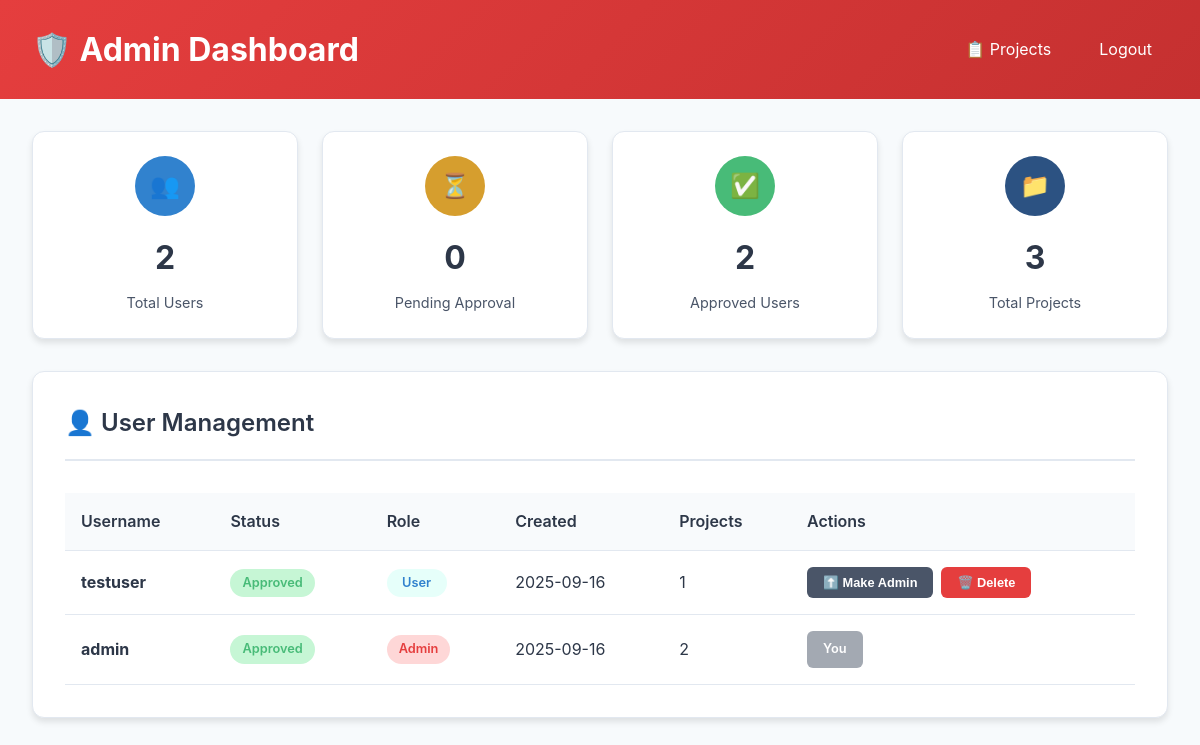
The page /admin (signed in) on the database its author committed.
### app.py (models this page shows)
class User(db.Model, UserMixin):
    id = db.Column(db.Integer, primary_key=True)
    username = db.Column(db.String(80), unique=True, nullable=False)
    password = db.Column(db.String(120), nullable=False)
    is_approved = db.Column(db.Boolean, nullable=False, default=False)
    is_admin = db.Column(db.Boolean, nullable=False, default=False)
    created_at = db.Column(db.DateTime, nullable=False, default=db.func.current_timestamp())
    projects = db.relationship('Project', backref='owner', lazy=True)

### app.py (the view)
@app.route('/admin')
@login_required
@admin_required
def admin_dashboard():
    users = User.query.order_by(User.created_at.desc()).all()
    pending_users = User.query.filter_by(is_approved=False).count()
    total_users = User.query.count()
    total_projects = Project.query.count()
    stats = {
        'total_users': total_users,
        'pending_users': pending_users,
        'approved_users': total_users - pending_users,
        'total_projects': total_projects
    }
    return render_template('admin.html', users=users, stats=stats)

### app.py (called while the page is built)
@login_manager.user_loader
def load_user(user_id):
    return User.query.get(int(user_id))

def admin_required(f):
    from functools import wraps
    @wraps(f)
    def decorated_function(*args, **kwargs):
        if not current_user.is_authenticated or not current_user.is_admin:
            flash("Admin access required.", "danger")
            return redirect(url_for('project_selection'))
        return f(*args, **kwargs)
    return decorated_function

### templates/admin.html (shortened to what this page needs)
<!DOCTYPE html>
<html lang="en">
<head>
</head>
<body>
    <div class="header">
        <div class="header-content">
            <h1>🛡️ Admin Dashboard</h1>
            <div class="nav-links">
                <a href="{{ url_for('project_selection') }}">📋 Projects</a>
                <a href="{{ url_for('logout') }}">Logout</a>
            </div>
        </div>
    </div>
    <div class="container">
        <div class="stats-grid">
            <div class="stat-card">
                <div class="stat-icon users">👥</div>
                <div class="stat-number">{{ stats.total_users }}</div>
                <div class="stat-label">Total Users</div>
            </div>
            <div class="stat-card">
                <div class="stat-icon pending">⏳</div>
                <div class="stat-number">{{ stats.pending_users }}</div>
                <div class="stat-label">Pending Approval</div>
            </div>
            <div class="stat-card">
                <div class="stat-icon approved">✅</div>
                <div class="stat-number">{{ stats.approved_users }}</div>
                <div class="stat-label">Approved Users</div>
            </div>
            <div class="stat-card">
                <div class="stat-icon projects">📁</div>
                <div class="stat-number">{{ stats.total_projects }}</div>
                <div class="stat-label">Total Projects</div>
            </div>
        </div>
        <div class="users-section">
            <div class="section-header">
                <div class="section-title">
                    👤 User Management
                </div>
            </div>
            {% if users %}
                <div style="overflow-x: auto;">
                    <table class="users-table">
                        <thead>
                            <tr>
                                <th>Username</th>
                                <th>Status</th>
                                <th>Role</th>
                                <th>Created</th>
                                <th>Projects</th>
                                <th>Actions</th>
                            </tr>
                        </thead>
                        <tbody>
                            {% for user in users %}
                            <tr>
                                <td><strong>{{ user.username }}</strong></td>
                                <td>
                                    {% if user.is_approved %}
                                        <span class="status-badge status-approved">Approved</span>
                                    {% else %}
                                        <span class="status-badge status-pending">Pending</span>
                                    {% endif %}
                                </td>
                                <td>
                                    {% if user.is_admin %}
                                        <span class="role-badge role-admin">Admin</span>
                                    {% else %}
                                        <span class="role-badge role-user">User</span>
                                    {% endif %}
                                </td>
                                <td>{{ user.created_at.strftime('%Y-%m-%d') if user.created_at else 'N/A' }}</td>
                                <td>{{ user.projects|length }}</td>
                                <td>
                                    <div class="action-buttons">
                                        {% if user.id != current_user.id %}
                                            <form method="POST" action="{{ url_for('toggle_user_admin', user_id=user.id) }}" style="display: inline;">
                                                {% if user.is_admin %}
                                                    <button type="submit" class="btn btn-warning">⬇️ Revoke Admin</button>
                                                {% else %}
                                                    <button type="submit" class="btn btn-secondary">⬆️ Make Admin</button>
                                                {% endif %}
                                            </form>
                                            <button class="btn btn-danger" onclick="showDeleteModal({{ user.id }}, '{{ user.username }}')">
                                                🗑️ Delete
                                            </button>
                                        {% else %}
                                            <span class="btn btn-secondary" style="opacity: 0.5;">You</span>
                                        {% endif %}
                                    </div>
                                </td>
                            </tr>
                            {% endfor %}
                        </tbody>
                    </table>
                </div>
            {% else %}
                <div class="empty-state">
                    <h3>No Users Found</h3>
                    <p>No users have registered yet.</p>
                </div>
            {% endif %}
        </div>
    </div>
</body>
</html>

### templates/admin.html (style rules this page uses)
:root { --primary-color: #2c5282; --secondary-color: #3182ce; --success-color: #48bb78; --danger-color: #e53e3e; --warning-color: #d69e2e; --info-color: #3182ce; --background-color: #f7fafc; --white: #ffffff; --text-primary: #2d3748; --text-secondary: #4a5568; --border-color: #e2e8f0; --shadow: 0 4px 6px rgba(0, 0, 0, 0.1); --shadow-hover: 0 8px 15px rgba(0, 0, 0, 0.15); }
* { margin: 0; padding: 0; box-sizing: border-box; }
body { font-family: -apple-system, BlinkMacSystemFont, "Segoe UI", Roboto, "Helvetica Neue", Arial, sans-serif; background-color: var(--background-color); color: var(--text-primary); line-height: 1.6; min-height: 100vh; }
.header { background: linear-gradient(135deg, var(--danger-color), #c53030); color: var(--white); padding: 1.5rem 0; }
.header-content { max-width: 1200px; margin: 0 auto; padding: 0 2rem; display: flex; justify-content: space-between; align-items: center; }
.header h1 { font-size: 2rem; font-weight: 700; display: flex; align-items: center; gap: 0.5rem; }
.nav-links { display: flex; gap: 1rem; align-items: center; }
.nav-links a { color: var(--white); text-decoration: none; padding: 0.5rem 1rem; border-radius: 6px; transition: background 0.3s ease; }
.container { max-width: 1200px; margin: 0 auto; padding: 2rem; }
.stats-grid { display: grid; grid-template-columns: repeat(auto-fit, minmax(250px, 1fr)); gap: 1.5rem; margin-bottom: 2rem; }
.stat-card { background: var(--white); border-radius: 12px; padding: 1.5rem; box-shadow: var(--shadow); border: 1px solid var(--border-color); text-align: center; }
.stat-icon { width: 60px; height: 60px; border-radius: 50%; display: flex; align-items: center; justify-content: center; margin: 0 auto 1rem; font-size: 1.5rem; font-weight: bold; color: var(--white); }
.stat-icon.users { background: var(--info-color); }
.stat-icon.pending { background: var(--warning-color); }
.stat-icon.approved { background: var(--success-color); }
.stat-icon.projects { background: var(--primary-color); }
.stat-number { font-size: 2rem; font-weight: 700; color: var(--text-primary); margin-bottom: 0.5rem; }
.stat-label { color: var(--text-secondary); font-size: 0.9rem; }
.users-section { background: var(--white); border-radius: 12px; padding: 2rem; box-shadow: var(--shadow); border: 1px solid var(--border-color); }
.section-header { display: flex; justify-content: space-between; align-items: center; margin-bottom: 2rem; padding-bottom: 1rem; border-bottom: 2px solid var(--border-color); }
.section-title { font-size: 1.5rem; font-weight: 600; color: var(--text-primary); display: flex; align-items: center; gap: 0.5rem; }
.users-table { width: 100%; border-collapse: collapse; }
.users-table th, .users-table td { padding: 1rem; text-align: left; border-bottom: 1px solid var(--border-color); }
.users-table th { background: #f8fafc; font-weight: 600; color: var(--text-primary); }
.status-badge { padding: 0.25rem 0.75rem; border-radius: 20px; font-size: 0.8rem; font-weight: 600; text-align: center; display: inline-block; min-width: 80px; }
.status-approved { background: #c6f6d5; color: var(--success-color); }
.role-badge { padding: 0.25rem 0.75rem; border-radius: 20px; font-size: 0.8rem; font-weight: 600; text-align: center; display: inline-block; min-width: 60px; }
.role-admin { background: #fed7d7; color: var(--danger-color); }
.role-user { background: #e6fffa; color: var(--info-color); }
.action-buttons { display: flex; gap: 0.5rem; flex-wrap: wrap; }
.btn { padding: 0.5rem 1rem; border: none; border-radius: 6px; font-size: 0.8rem; font-weight: 600; cursor: pointer; transition: all 0.2s ease; text-decoration: none; display: inline-block; text-align: center; }
.btn-danger { background: var(--danger-color); color: var(--white); }
.btn-secondary { background: var(--text-secondary); color: var(--white); }

### rows shown on the page
User: username "testuser", is_approved "Approved", is_admin "User", created_at "2025-09-16", projects|length "1"
User: username "admin", is_approved "Approved", is_admin "Admin", created_at "2025-09-16", projects|length "2", shows "You"

### other values the page prints
{{ stats.total_users }} "2"
{{ stats.pending_users }} "0"
{{ stats.approved_users }} "2"
{{ stats.total_projects }} "3"
